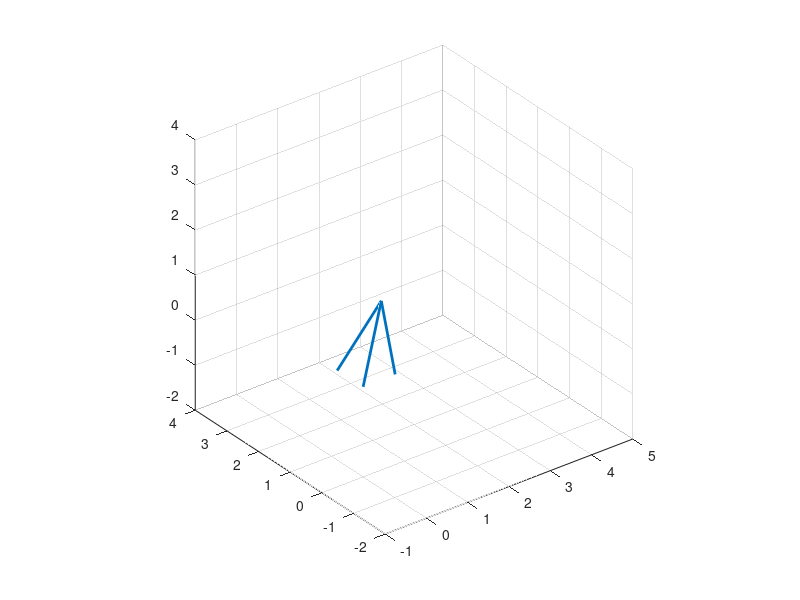

Source code (MATLAB): (Note: this script raises an error after producing the figure.)
%--- Create your figure/axes (the "scene") ---
fig = figure;
ax  = axes(fig);
hold(ax,'on'); grid(ax,'on'); axis(ax,'equal'); view(ax,3);

%--- Make a quiver3 plot (example vectors) ---
o  = [0 0 0];          % origin
d  = [1 1 0.2];        % direction (will normalize for display)
u  = d / norm(d);
L  = 3;                % arrow length

q = quiver3(ax, o(1),o(2),o(3), L*u(1),L*u(2),L*u(3), ...
    'LineWidth', 2, 'MaxHeadSize', 0.5);

% optional: fix axis limits so autoscale doesn't jump around
xlim(ax, [-1 5]); ylim(ax, [-2 4]); zlim(ax, [-2 4]);

%--- Create spheres in the SAME axes ---
s1 = MovingSphere([0 0 0],  [1 1 0.2], 1.0, 0, 0.25, 30, ax);
s2 = MovingSphere([0 0 0],  [1 0 0],   0.6, 0, 0.18, 25, ax);

s1.setAppearance('FaceColor',[0.2 0.6 1], 'FaceAlpha',0.7);
s2.setAppearance('FaceColor',[1.0 0.4 0.2], 'FaceAlpha',0.7);

objs = [s1 s2];

%--- Animate ---
for t = 0:0.05:5
    for k = 1:numel(objs)
        objs(k).update(t);
    end
    drawnow;
end
